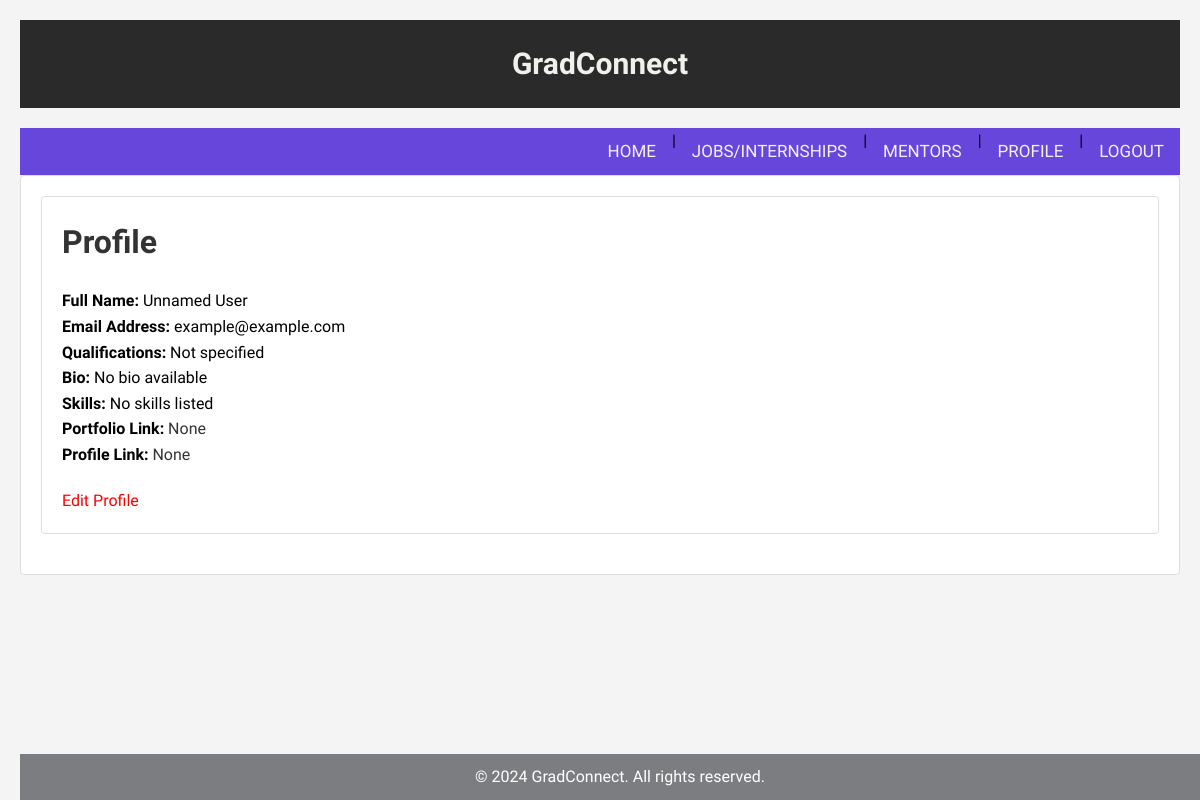
The page /profile/ (signed in) on the database as committed earlier.
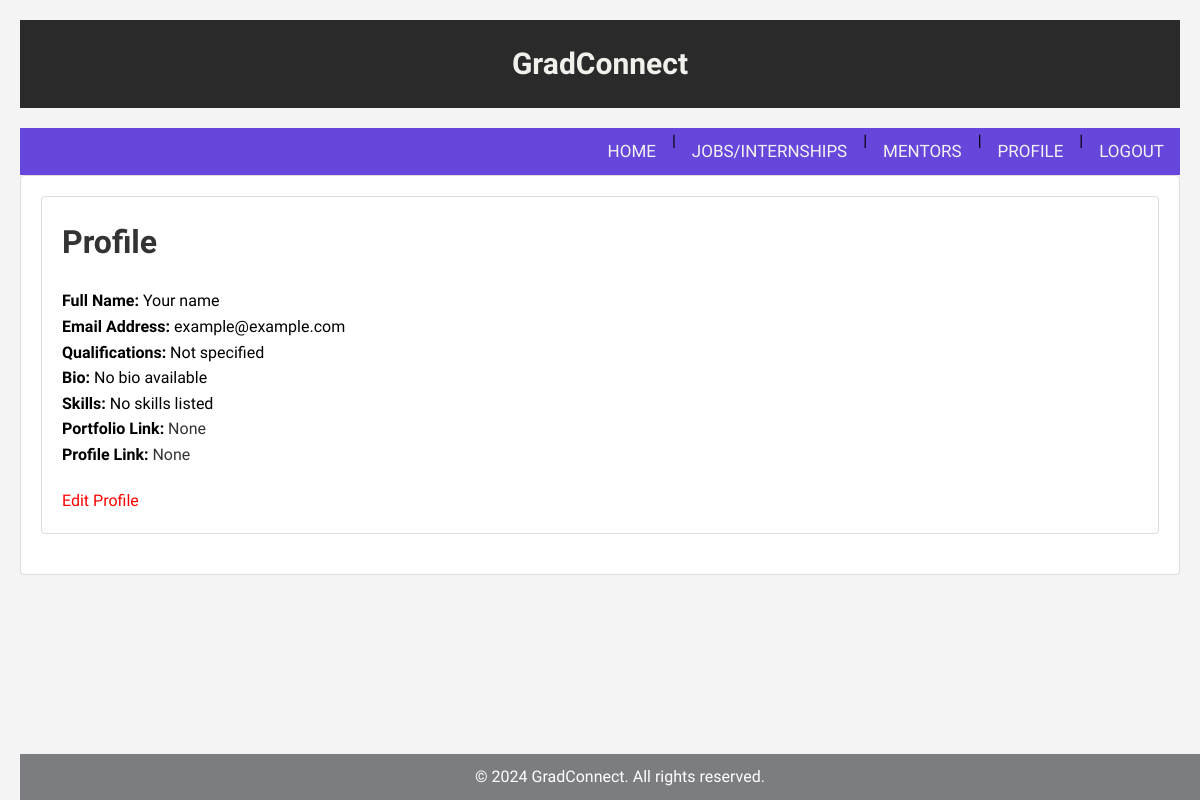
The same page on the database as committed later.
### members/models.py (models this page shows, shortened)
class Profile(models.Model):
    user = models.OneToOneField(User, on_delete=models.CASCADE, verbose_name="User")
    profile_pic = models.ImageField(upload_to='profile_pics/', blank=True, null=True, verbose_name="Profile Picture")
    name = models.CharField(max_length=100, default='Unnamed User', verbose_name="Full Name")
    email = models.EmailField(default='example@example.com', verbose_name="Email Address")
    qualifications = models.CharField(max_length=255, default='Not specified', verbose_name="Qualifications")
    bio = models.TextField(default='No bio available', verbose_name="Bio")
    skills = models.CharField(max_length=255, default='No skills listed', verbose_name="Skills")
    resume = models.FileField(upload_to='resumes/', blank=True, null=True, verbose_name="Resume")
    portfolio_link = models.URLField(max_length=255, blank=True, null=True, verbose_name="Portfolio Link")
    profile_link = models.URLField(max_length=255, blank=True, null=True, verbose_name="Profile Link")

### members/views.py (the view)
# urls.py: path('profile/', views.profile, name='profile'),
@login_required
def profile(request):
    profile = Profile.objects.get(user=request.user)
    return render(request, 'profile.html', {'profile': profile})

### members/templates/profile.html
{% extends "master.html" %}
{% block content %}
<div class="profile-container">
    <h1>Profile</h1>
    <p><strong>Full Name:</strong> {{ profile.name }}</p>
    <p><strong>Email Address:</strong> {{ profile.email }}</p>
    <p><strong>Qualifications:</strong> {{ profile.qualifications }}</p>
    <p><strong>Bio:</strong> {{ profile.bio }}</p>
    <p><strong>Skills:</strong> {{ profile.skills }}</p>
    <p><strong>Portfolio Link:</strong> <a href="{{ profile.portfolio_link }}">{{ profile.portfolio_link }}</a></p>
    <p><strong>Profile Link:</strong> <a href="{{ profile.profile_link }}">{{ profile.profile_link }}</a></p>
    <p class="space-above"><a href="edit/" class="edit-link">Edit Profile</a></p>
</div>
{% endblock %}

Rows that differ between the two databases and show on the page:
changed Profile "example@example.com": name "Unnamed User" → "Your name"
